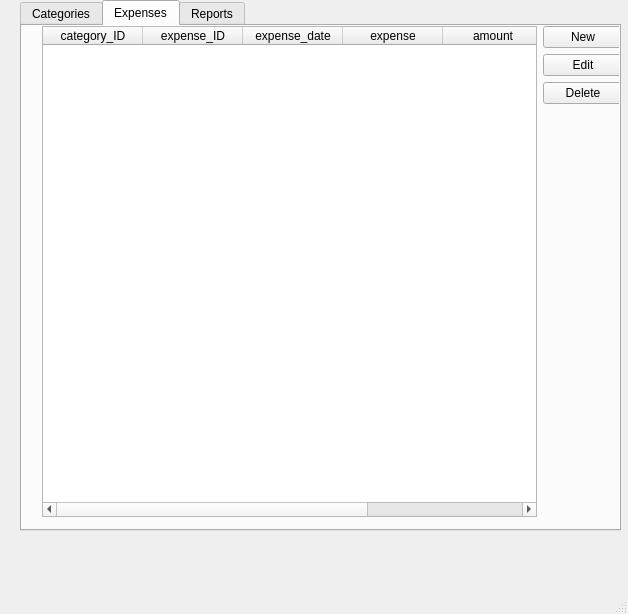
<?xml version="1.0" encoding="UTF-8"?>
<ui version="4.0">
 <class>MainWindow</class>
 <widget class="QMainWindow" name="MainWindow">
  <property name="geometry">
   <rect>
    <x>0</x>
    <y>0</y>
    <width>628</width>
    <height>614</height>
   </rect>
  </property>
  <property name="windowTitle">
   <string>Expense Tracker</string>
  </property>
  <widget class="QWidget" name="centralwidget">
   <widget class="QTabWidget" name="tb_main">
    <property name="geometry">
     <rect>
      <x>20</x>
      <y>0</y>
      <width>601</width>
      <height>531</height>
     </rect>
    </property>
    <property name="tabPosition">
     <enum>QTabWidget::North</enum>
    </property>
    <property name="currentIndex">
     <number>1</number>
    </property>
    <property name="elideMode">
     <enum>Qt::ElideLeft</enum>
    </property>
    <property name="usesScrollButtons">
     <bool>false</bool>
    </property>
    <property name="documentMode">
     <bool>false</bool>
    </property>
    <property name="tabsClosable">
     <bool>false</bool>
    </property>
    <property name="movable">
     <bool>false</bool>
    </property>
    <property name="tabBarAutoHide">
     <bool>false</bool>
    </property>
    <widget class="QWidget" name="tb_categories">
     <attribute name="title">
      <string>Categories</string>
     </attribute>
     <widget class="QWidget" name="horizontalLayoutWidget_2">
      <property name="geometry">
       <rect>
        <x>10</x>
        <y>10</y>
        <width>571</width>
        <height>491</height>
       </rect>
      </property>
      <layout class="QHBoxLayout" name="horizontalLayout_2">
       <item>
        <widget class="QTableWidget" name="tbl_5">
         <column>
          <property name="text">
           <string>category ID</string>
          </property>
         </column>
         <column>
          <property name="text">
           <string>category</string>
          </property>
         </column>
        </widget>
       </item>
       <item>
        <layout class="QVBoxLayout" name="verticalLayout_2">
         <item>
          <widget class="QPushButton" name="btnNew_Cat">
           <property name="text">
            <string>New</string>
           </property>
          </widget>
         </item>
         <item>
          <widget class="QPushButton" name="btnEdit_Cat">
           <property name="text">
            <string>Edit</string>
           </property>
          </widget>
         </item>
         <item>
          <widget class="QPushButton" name="btnDelete_Cat">
           <property name="text">
            <string>Delete</string>
           </property>
          </widget>
         </item>
         <item>
          <spacer name="verticalSpacer_2">
           <property name="orientation">
            <enum>Qt::Vertical</enum>
           </property>
           <property name="sizeHint" stdset="0">
            <size>
             <width>20</width>
             <height>40</height>
            </size>
           </property>
          </spacer>
         </item>
        </layout>
       </item>
      </layout>
     </widget>
    </widget>
    <widget class="QWidget" name="tb_expenses">
     <attribute name="title">
      <string>Expenses</string>
     </attribute>
     <widget class="QWidget" name="horizontalLayoutWidget">
      <property name="geometry">
       <rect>
        <x>20</x>
        <y>0</y>
        <width>581</width>
        <height>491</height>
       </rect>
      </property>
      <layout class="QHBoxLayout" name="horizontalLayout">
       <item>
        <widget class="QTableWidget" name="tbl_04">
         <property name="lineWidth">
          <number>1</number>
         </property>
         <property name="columnCount">
          <number>6</number>
         </property>
         <column>
          <property name="text">
           <string>category_ID</string>
          </property>
          <property name="font">
           <font>
            <pointsize>9</pointsize>
           </font>
          </property>
         </column>
         <column>
          <property name="text">
           <string>expense_ID</string>
          </property>
          <property name="font">
           <font>
            <pointsize>9</pointsize>
           </font>
          </property>
         </column>
         <column>
          <property name="text">
           <string>expense_date</string>
          </property>
          <property name="font">
           <font>
            <pointsize>9</pointsize>
           </font>
          </property>
         </column>
         <column>
          <property name="text">
           <string>expense</string>
          </property>
          <property name="font">
           <font>
            <pointsize>9</pointsize>
           </font>
          </property>
         </column>
         <column>
          <property name="text">
           <string>amount</string>
          </property>
          <property name="font">
           <font>
            <pointsize>9</pointsize>
           </font>
          </property>
         </column>
         <column>
          <property name="text">
           <string>notes</string>
          </property>
         </column>
        </widget>
       </item>
       <item>
        <layout class="QVBoxLayout" name="verticalLayout">
         <item>
          <widget class="QPushButton" name="btnNew_Ex">
           <property name="text">
            <string>New</string>
           </property>
          </widget>
         </item>
         <item>
          <widget class="QPushButton" name="btnEdit_Ex">
           <property name="text">
            <string>Edit</string>
           </property>
          </widget>
         </item>
         <item>
          <widget class="QPushButton" name="btnDelete_Ex">
           <property name="text">
            <string>Delete</string>
           </property>
          </widget>
         </item>
         <item>
          <spacer name="verticalSpacer">
           <property name="orientation">
            <enum>Qt::Vertical</enum>
           </property>
           <property name="sizeHint" stdset="0">
            <size>
             <width>20</width>
             <height>40</height>
            </size>
           </property>
          </spacer>
         </item>
        </layout>
       </item>
      </layout>
     </widget>
    </widget>
    <widget class="QWidget" name="tb_reports">
     <attribute name="title">
      <string>Reports</string>
     </attribute>
     <widget class="QWidget" name="horizontalLayoutWidget_3">
      <property name="geometry">
       <rect>
        <x>30</x>
        <y>20</y>
        <width>541</width>
        <height>481</height>
       </rect>
      </property>
      <layout class="QHBoxLayout" name="horizontalLayout_5">
       <item>
        <widget class="QTableWidget" name="tbl_8">
         <column>
          <property name="text">
           <string>expense date</string>
          </property>
         </column>
         <column>
          <property name="text">
           <string>expense</string>
          </property>
         </column>
         <column>
          <property name="text">
           <string>sum of category</string>
          </property>
         </column>
        </widget>
       </item>
       <item>
        <layout class="QVBoxLayout" name="verticalLayout_5">
         <item>
          <widget class="QPushButton" name="btnRefresh">
           <property name="text">
            <string>Refresh</string>
           </property>
          </widget>
         </item>
         <item>
          <widget class="QPushButton" name="btnDate_Sort">
           <property name="text">
            <string>Filter by Date Range</string>
           </property>
          </widget>
         </item>
         <item>
          <widget class="QLabel" name="lblCat_filter">
           <property name="text">
            <string>Category Filter: </string>
           </property>
          </widget>
         </item>
         <item>
          <widget class="QComboBox" name="cmbCategory_filter"/>
         </item>
         <item>
          <widget class="QPushButton" name="btnMonth_expense">
           <property name="text">
            <string>Current Month Expenses</string>
           </property>
          </widget>
         </item>
         <item>
          <widget class="QPushButton" name="btnYear_expense">
           <property name="text">
            <string>Current Year Expenses</string>
           </property>
          </widget>
         </item>
         <item>
          <widget class="QPushButton" name="btnExp_fifty">
           <property name="text">
            <string>Expenses &gt; $50</string>
           </property>
          </widget>
         </item>
         <item>
          <spacer name="verticalSpacer_5">
           <property name="orientation">
            <enum>Qt::Vertical</enum>
           </property>
           <property name="sizeHint" stdset="0">
            <size>
             <width>20</width>
             <height>40</height>
            </size>
           </property>
          </spacer>
         </item>
         <item>
          <widget class="QLabel" name="lblTotal">
           <property name="text">
            <string>Total: </string>
           </property>
          </widget>
         </item>
         <item>
          <widget class="QLineEdit" name="txtTotal">
           <property name="enabled">
            <bool>false</bool>
           </property>
           <property name="sizePolicy">
            <sizepolicy hsizetype="Minimum" vsizetype="Fixed">
             <horstretch>0</horstretch>
             <verstretch>0</verstretch>
            </sizepolicy>
           </property>
          </widget>
         </item>
        </layout>
       </item>
      </layout>
     </widget>
     <widget class="QWidget" name="horizontalLayoutWidget_4">
      <property name="geometry">
       <rect>
        <x>30</x>
        <y>0</y>
        <width>393</width>
        <height>34</height>
       </rect>
      </property>
      <layout class="QHBoxLayout" name="horizontalLayout_3">
       <item>
        <spacer name="horizontalSpacer">
         <property name="orientation">
          <enum>Qt::Horizontal</enum>
         </property>
         <property name="sizeHint" stdset="0">
          <size>
           <width>40</width>
           <height>20</height>
          </size>
         </property>
        </spacer>
       </item>
       <item>
        <widget class="QLabel" name="lblDate_from">
         <property name="text">
          <string>Date From: </string>
         </property>
        </widget>
       </item>
       <item>
        <widget class="QDateEdit" name="dateFrom">
         <property name="calendarPopup">
          <bool>true</bool>
         </property>
         <property name="date">
          <date>
           <year>2025</year>
           <month>7</month>
           <day>1</day>
          </date>
         </property>
        </widget>
       </item>
       <item>
        <widget class="QLabel" name="lblDate_to">
         <property name="text">
          <string>Date To: </string>
         </property>
        </widget>
       </item>
       <item>
        <widget class="QDateEdit" name="dateTo">
         <property name="calendarPopup">
          <bool>true</bool>
         </property>
         <property name="date">
          <date>
           <year>2025</year>
           <month>7</month>
           <day>1</day>
          </date>
         </property>
        </widget>
       </item>
       <item>
        <spacer name="horizontalSpacer_2">
         <property name="orientation">
          <enum>Qt::Horizontal</enum>
         </property>
         <property name="sizeHint" stdset="0">
          <size>
           <width>40</width>
           <height>20</height>
          </size>
         </property>
        </spacer>
       </item>
      </layout>
     </widget>
    </widget>
   </widget>
  </widget>
  <widget class="QMenuBar" name="menubar">
   <property name="geometry">
    <rect>
     <x>0</x>
     <y>0</y>
     <width>628</width>
     <height>32</height>
    </rect>
   </property>
  </widget>
  <widget class="QStatusBar" name="statusbar"/>
 </widget>
 <resources/>
 <connections/>
</ui>
